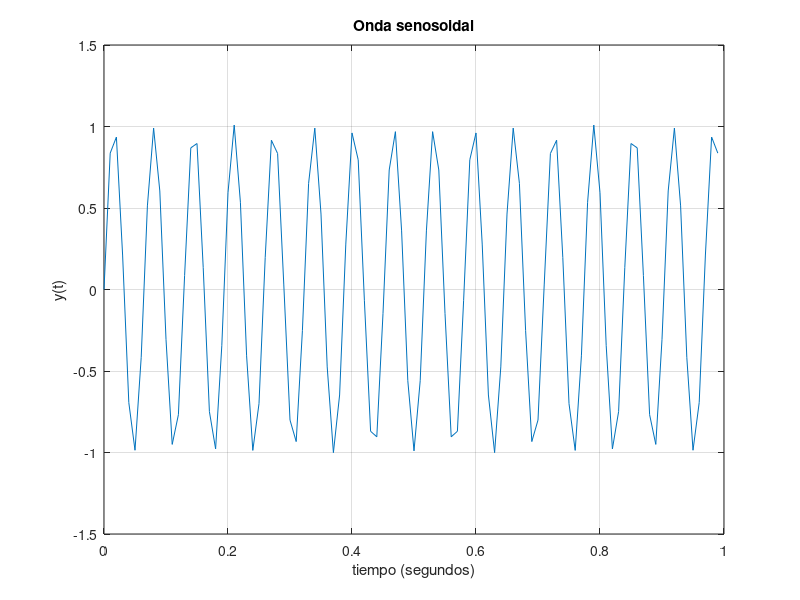

Source code (MATLAB): (Note: this script raises an error after producing the figure.)
clear, clc, close all

%% Se define la senal
fo1 = 15.5;               % frecuencia de la onda sinusoidal 1
%fo1 = 15;                % frecuencia de la onda sinusoidal 1
fo2 = 20.5;               % frecuencia de la onda sinusoidal 2
%fo2 = 20;                % frecuencia de la onda sinusoidal 2
Fs = 100;                 % frecuencia de muestreo (Hz)
Ts = 1/Fs;                % periodo de muestreo (s)
t = 0:Ts:1-Ts;            % tiempos de muestreo
n = length(t);            % numero de muestras

y = 1*sin(2*pi*fo1*t) + 0.01*sin(2*pi*fo2*t);  % produce filtracion espectral (spectral leakage)

%% Se dibuja la curva sinusoidal en el tiempo
figure;
plot(t,y)
xlabel('tiempo (segundos)')
ylabel('y(t)')
title('Onda senosoidal')
grid

ventana = {
@sigwin.barthannwin       %   1. Modified Bartlett-Hanning Window
@sigwin.bartlett          %   2. Bartlett Window
@sigwin.blackman          %  *3. Blackman Window
@sigwin.blackmanharris    %   4. Blackman-Harris Window
@sigwin.bohmanwin         %   5. Bohman Window
@sigwin.chebwin           %   6. Dolph-Chebyshev Window
@sigwin.flattopwin        %  *7. Flat Top Window 
@sigwin.gausswin          %   8. Gaussian Window
@sigwin.hamming           %  *9. Hamming Window
@sigwin.hann              % *10. Hann (Hanning) Window
@sigwin.kaiser            %  11 .Kaiser Window
@sigwin.nuttallwin        %  12. Nuttall defined 4–term Blackman-Harris Window 
@sigwin.parzenwin         %  13. Parzen Window
@sigwin.rectwin           %  14. Rectangular Window
@sigwin.taylorwin         %  15. Taylor Window
@sigwin.triang            %  16. Triangular Window
@sigwin.tukeywin          %  17. Tukey Window
};

NVENT = 3;
try
   objwin = ventana{NVENT}(n);
   objwin.SamplingFlag = 'periodic';
   disp(['Utilizando la version periodica de ' objwin.Name])   
catch
   objwin = ventana{NVENT}(n);
end
win = generate(objwin);
y_win = y.*win';

%% Se dibuja la curva sinusoidal en el tiempo
figure;
plot(t, y_win)
xlabel('tiempo (segundos)')
ylabel('y(t)*win(t)')
title('Onda senosoidal ventaneada')
grid

%% Espectro positivo
nextPower = nextpow2(n);
NFFT = 2^(nextPower+3);
[YfreqDomain,    frequencyRange]     = positiveFFT_zero_padding(y,Fs,NFFT);
[YfreqDomain_win,frequencyRange_win] = positiveFFT_zero_padding(y_win,Fs,NFFT);
%[Yfreq_solowin,frequency_solowin]    = positiveFFT_zero_padding(win,Fs,NFFT);

% se normaliza el espectro teniendo en cuenta la ventana
% sum(win) = coherent gain factor
YfreqDomain_win = YfreqDomain_win*n/sum(win); 

% figure
% hold on 
% plot(frequency_solowin, 20*log10(abs(Yfreq_solowin)/max(abs(Yfreq_solowin))), 'b');     % plot the magnitude
% xlabel('Freq (Hz)')
% ylabel('Magnitude [dB]')
% grid minor
% title(objwin.Name)
% ylim([-100 0]);

wvtool(win);

figure
subplot(3,1,1)
hold on
plot(frequencyRange,     abs(YfreqDomain), 'b');     % plot the magnitude
plot(frequencyRange_win, abs(YfreqDomain_win), 'r'); % plot the magnitude
xlabel('Freq (Hz)')
ylabel('Magnitude')
grid
legend('Rectangular', objwin.Name)
plot([fo1, fo1], ylim, 'c', [fo2, fo2], ylim, 'c');

subplot(3,1,2)
hold on
plot(frequencyRange,     20*log10(abs(YfreqDomain)/max(abs(YfreqDomain))), 'b');     % plot the magnitude
plot(frequencyRange_win, 20*log10(abs(YfreqDomain_win)/max(abs(YfreqDomain_win))), 'r'); % plot the magnitude
xlabel('Freq (Hz)')
ylabel('Magnitude [dB]')
grid
legend('Rectangular', objwin.Name)
ylim([-100 0]); % corte en -100 dB ya que los ceros van hasta -Inf
plot([fo1, fo1], ylim, 'c', [fo2, fo2], ylim, 'c');

subplot(3,1,3) 
hold on;
plot(frequencyRange,     unwrap(angle(YfreqDomain)), 'b');
plot(frequencyRange_win, unwrap(angle(YfreqDomain_win)), 'r'); % plot the magnitude
xlabel('Freq (Hz)')
ylabel('Phase (rad)')
grid
legend('Rectangular', objwin.Name)
plot([fo1, fo1], ylim, 'c', [fo2, fo2], ylim, 'c');
